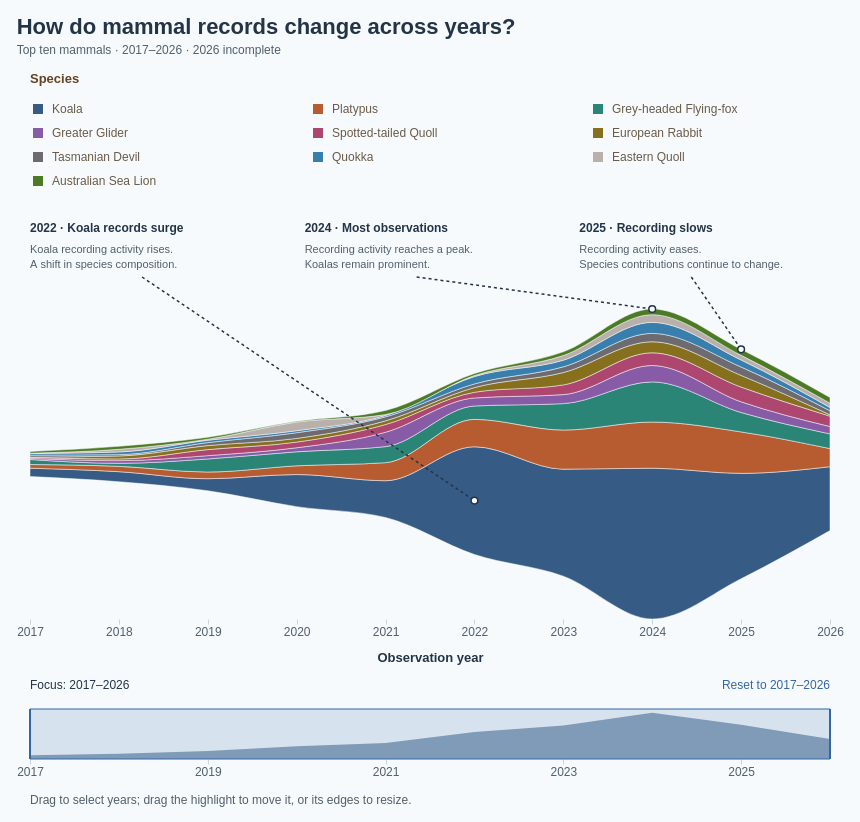

This figure's Vega-Lite source:
### Vega specification from a JSON file in a GitHub repository (floating-point values rounded to 4 significant figures)
{"$schema": "https://vega.github.io/schema/vega/v5.json", "description": "Streamgraph of wildlife observation composition in 2017–2026, showing the top ten species selected within the selected observation years, with 4,139 records in the displayed ten available years. Source: Dataset/observations-794195.csv. Species selected by observation count in the selected years; subspecies combined by the first two scientific-name components. Includes records without coordinates. Zero-count species-years retained. Annual counts use observation dates. A centered stack gives a streamgraph: band thickness represents observation count; vertical band position has no numeric meaning. Monotone interpolation smoothly connects the recorded annual values; curves between years are visual interpolation, not additional observations. Tooltip shares use the total of the displayed ten species in the given year. Hover or click bands or legend to highlight; click again, Clear highlight, or Escape clears selection. Counts reflect recording activity, not animal abundance. Drag outside the highlighted overview range to select years; drag the highlight to move the range, or drag either edge to resize it. Use Reset to restore 2017–2026. Legend totals cover the full period. Species colours match the ten-species palette in BumpChart.vg.json; species selection uses the selected years; annual counts and legend totals cover 2017–2026. Three in-chart annotations highlight the 2022 Koala increase, the 2024 annual-total peak, and the 2025 decline; anchors use the current centered stack and annotations hide when their year is outside the focus range. Uses the 10 most recent available observation years (2017–2026), including partial 2026.", "width": 800, "height": 400, "padding": 16, "background": "#f7fafc", "title": {"text": "How do mammal records change across years?", "subtitle": ["Top ten mammals · 2017–2026 · 2026 incomplete"], "anchor": "start", "font": "Arial", "fontSize": 22, "color": "#243447", "subtitleFont": "Arial", "subtitleFontSize": 12, "subtitleColor": "#52606d", "offset": 16, "subtitlePadding": 6, "subtitleLineHeight": 16, "fontWeight": "bold"}, "signals": [{"name": "pointerScale", "value": 1}, {"name": "pointerOffset", "value": 0}, {"name": "minYear", "value": 2017}, {"name": "maxYear", "value": 2026}, {"name": "brushDragStart", "value": {"year": 2017, "range": [2017, 2026]}, "on": [{"events": "@brushSelection:mousedown, @brushHandle0:mousedown, @brushHandle1:mousedown", "update": "{year: invert('overviewX', ((x() + pointerOffset) / pointerScale - pointerOffset)), range: slice(yearRange), mode: (yearRange[0] === minYear && yearRange[1] === maxYear) || event.shiftKey ? 'new' : 'move'}"}]}, {"name": "yearRange", "value": [2017, 2026], "on": [{"events": "@brushTarget:mousedown", "update": "[round(clamp(invert('overviewX', ((x() + pointerOffset) / pointerScale - pointerOffset)), minYear, maxYear)), round(clamp(invert('overviewX', ((x() + pointerOffset) / pointerScale - pointerOffset)), minYear, maxYear))]"}, {"events": "@brushSelection:mousedown", "update": "(yearRange[0] === minYear && yearRange[1] === maxYear) || event.shiftKey ? [round(clamp(invert('overviewX', ((x() + pointerOffset) / pointerScale - pointerOffset)), minYear, maxYear)), round(clamp(invert('overviewX', ((x() + pointerOffset) / pointerScale - pointerOffset)), minYear, maxYear))] : yearRange"}, {"events": "[@brushTarget:mousedown, window:mouseup] > window:mousemove!", "update": "[min(brushAnchor, round(clamp(invert('overviewX', ((x() + pointerOffset) / pointerScale - pointerOffset)), minYear, maxYear))), max(brushAnchor, round(clamp(invert('overviewX', ((x() + pointerOffset) / pointerScale - pointerOffset)), minYear, maxYear)))]"}, {"events": "[@brushSelection:mousedown, window:mouseup] > window:mousemove!", "update": "brushDragStart.mode === 'new' ? [min(round(brushDragStart.year), round(clamp(invert('overviewX', ((x() + pointerOffset) / pointerScale - pointerOffset)), minYear, maxYear))), max(round(brushDragStart.year), round(clamp(invert('overviewX', ((x() + pointerOffset) / pointerScale - pointerOffset)), minYear, maxYear)))] : [brushDragStart.range[0] + clamp(round(invert('overviewX', ((x() + pointerOffset) / pointerScale - pointerOffset)) - brushDragStart.year), minYear - brushDragStart.range[0], maxYear - brushDragStart.range[1]), brushDragStart.range[1] + clamp(round(invert('overviewX', ((x() + pointerOffset) / pointerScale - pointerOffset)) - brushDragStart.year), minYear - brushDragStart.range[0], maxYear - brushDragStart.range[1])]"}, {"events": "[@brushHandle0:mousedown, window:mouseup] > window:mousemove!", "update": "[round(clamp(invert('overviewX', ((x() + pointerOffset) / pointerScale - pointerOffset)), minYear, brushDragStart.range[1])), brushDragStart.range[1]]"}, {"events": "[@brushHandle1:mousedown, window:mouseup] > window:mousemove!", "update": "[brushDragStart.range[0], round(clamp(invert('overviewX', ((x() + pointerOffset) / pointerScale - pointerOffset)), brushDragStart.range[0], maxYear))]"}, {"events": "@resetYears:click", "update": "[minYear, maxYear]"}]}, {"name": "brushAnchor", "value": 2017, "on": [{"events": "@brushTarget:mousedown", "update": "round(clamp(invert('overviewX', ((x() + pointerOffset) / pointerScale - pointerOffset)), minYear, maxYear))"}]}, {"name": "hoveredSpecies", "value": null, "on": [{"events": "@speciesAreas:mouseover, @yearPoints:mouseover, @legendSymbols:mouseover, @legendLabels:mouseover", "update": "datum.species"}, {"events": "@speciesAreas:mouseout, @yearPoints:mouseout, @legendSymbols:mouseout, @legendLabels:mouseout", "update": "null"}]}, {"name": "selectedSpecies", "value": null, "on": [{"events": "@speciesAreas:click, @yearPoints:click, @legendSymbols:click, @legendLabels:click", "update": "selectedSpecies == datum.species ? null : datum.species"}, {"events": "window:keydown[event.key === 'Escape']", "update": "null"}]}, {"name": "activeSpecies", "update": "hoveredSpecies != null ? hoveredSpecies : selectedSpecies"}, {"name": "legendColumnWidth", "value": 280}, {"name": "legendSymbolSize", "value": 100}], "data": [{"name": "annualCounts", "values": [{"year": 2017, "species": "Koala", "count": 25, "order": 0}, {"year": 2017, "species": "Platypus", "count": 11, "order": 1}, {"year": 2017, "species": "Grey-headed Flying-fox", "count": 15, "order": 2}, {"year": 2017, "species": "Greater Glider", "count": 3, "order": 3}, {"year": 2017, "species": "Spotted-tailed Quoll", "count": 3, "order": 4}, {"year": 2017, "species": "European Rabbit", "count": 1, "order": 5}, {"year": 2017, "species": "Tasmanian Devil", "count": 6, "order": 6}, {"year": 2017, "species": "Quokka", "count": 5, "order": 7}, {"year": 2017, "species": "Eastern Quoll", "count": 1, "order": 8}, {"year": 2017, "species": "Australian Sea Lion", "count": 5, "order": 9}, {"year": 2018, "species": "Koala", "count": 30, "order": 0}, {"year": 2018, "species": "Platypus", "count": 16, "order": 1}, {"year": 2018, "species": "Grey-headed Flying-fox", "count": 9, "order": 2}, {"year": 2018, "species": "Greater Glider", "count": 8, "order": 3}, {"year": 2018, "species": "Spotted-tailed Quoll", "count": 5, "order": 4}, {"year": 2018, "species": "European Rabbit", "count": 9, "order": 5}, {"year": 2018, "species": "Tasmanian Devil", "count": 4, "order": 6}, {"year": 2018, "species": "Quokka", "count": 8, "order": 7}, {"year": 2018, "species": "Eastern Quoll", "count": 8, "order": 8}, {"year": 2018, "species": "Australian Sea Lion", "count": 9, "order": 9}, {"year": 2019, "species": "Koala", "count": 36, "order": 0}, {"year": 2019, "species": "Platypus", "count": 20, "order": 1}, {"year": 2019, "species": "Grey-headed Flying-fox", "count": 39, "order": 2}, {"year": 2019, "species": "Greater Glider", "count": 10, "order": 3}, {"year": 2019, "species": "Spotted-tailed Quoll", "count": 18, "order": 4}, {"year": 2019, "species": "European Rabbit", "count": 12, "order": 5}, {"year": 2019, "species": "Tasmanian Devil", "count": 9, "order": 6}, {"year": 2019, "species": "Quokka", "count": 7, "order": 7}, {"year": 2019, "species": "Eastern Quoll", "count": 3, "order": 8}, {"year": 2019, "species": "Australian Sea Lion", "count": 6, "order": 9}, {"year": 2020, "species": "Koala", "count": 96, "order": 0}, {"year": 2020, "species": "Platypus", "count": 26, "order": 1}, {"year": 2020, "species": "Grey-headed Flying-fox", "count": 42, "order": 2}, {"year": 2020, "species": "Greater Glider", "count": 12, "order": 3}, {"year": 2020, "species": "Spotted-tailed Quoll", "count": 17, "order": 4}, {"year": 2020, "species": "European Rabbit", "count": 11, "order": 5}, {"year": 2020, "species": "Tasmanian Devil", "count": 17, "order": 6}, {"year": 2020, "species": "Quokka", "count": 6, "order": 7}, {"year": 2020, "species": "Eastern Quoll", "count": 26, "order": 8}, {"year": 2020, "species": "Australian Sea Lion", "count": 2, "order": 9}, {"year": 2021, "species": "Koala", "count": 110, "order": 0}, {"year": 2021, "species": "Platypus", "count": 54, "order": 1}, {"year": 2021, "species": "Grey-headed Flying-fox", "count": 48, "order": 2}, {"year": 2021, "species": "Greater Glider", "count": 43, "order": 3}, {"year": 2021, "species": "Spotted-tailed Quoll", "count": 23, "order": 4}, {"year": 2021, "species": "European Rabbit", "count": 11, "order": 5}, {"year": 2021, "species": "Tasmanian Devil", "count": 12, "order": 6}, {"year": 2021, "species": "Quokka", "count": 4, "order": 7}, {"year": 2021, "species": "Eastern Quoll", "count": 3, "order": 8}, {"year": 2021, "species": "Australian Sea Lion", "count": 12, "order": 9}, {"year": 2022, "species": "Koala", "count": 322, "order": 0}, {"year": 2022, "species": "Platypus", "count": 82, "order": 1}, {"year": 2022, "species": "Grey-headed Flying-fox", "count": 40, "order": 2}, {"year": 2022, "species": "Greater Glider", "count": 24, "order": 3}, {"year": 2022, "species": "Spotted-tailed Quoll", "count": 17, "order": 4}, {"year": 2022, "species": "European Rabbit", "count": 14, "order": 5}, {"year": 2022, "species": "Tasmanian Devil", "count": 11, "order": 6}, {"year": 2022, "species": "Quokka", "count": 22, "order": 7}, {"year": 2022, "species": "Eastern Quoll", "count": 3, "order": 8}, {"year": 2022, "species": "Australian Sea Lion", "count": 6, "order": 9}, {"year": 2023, "species": "Koala", "count": 320, "order": 0}, {"year": 2023, "species": "Platypus", "count": 117, "order": 1}, {"year": 2023, "species": "Grey-headed Flying-fox", "count": 79, "order": 2}, {"year": 2023, "species": "Greater Glider", "count": 27, "order": 3}, {"year": 2023, "species": "Spotted-tailed Quoll", "count": 29, "order": 4}, {"year": 2023, "species": "European Rabbit", "count": 37, "order": 5}, {"year": 2023, "species": "Tasmanian Devil", "count": 17, "order": 6}, {"year": 2023, "species": "Quokka", "count": 20, "order": 7}, {"year": 2023, "species": "Eastern Quoll", "count": 14, "order": 8}, {"year": 2023, "species": "Australian Sea Lion", "count": 11, "order": 9}, {"year": 2024, "species": "Koala", "count": 451, "order": 0}, {"year": 2024, "species": "Platypus", "count": 138, "order": 1}, {"year": 2024, "species": "Grey-headed Flying-fox", "count": 120, "order": 2}, {"year": 2024, "species": "Greater Glider", "count": 49, "order": 3}, {"year": 2024, "species": "Spotted-tailed Quoll", "count": 38, "order": 4}, {"year": 2024, "species": "European Rabbit", "count": 33, "order": 5}, {"year": 2024, "species": "Tasmanian Devil", "count": 25, "order": 6}, {"year": 2024, "species": "Quokka", "count": 33, "order": 7}, {"year": 2024, "species": "Eastern Quoll", "count": 23, "order": 8}, {"year": 2024, "species": "Australian Sea Lion", "count": 17, "order": 9}, {"year": 2025, "species": "Koala", "count": 315, "order": 0}, {"year": 2025, "species": "Platypus", "count": 124, "order": 1}, {"year": 2025, "species": "Grey-headed Flying-fox", "count": 58, "order": 2}, {"year": 2025, "species": "Greater Glider", "count": 32, "order": 3}, {"year": 2025, "species": "Spotted-tailed Quoll", "count": 44, "order": 4}, {"year": 2025, "species": "European Rabbit", "count": 35, "order": 5}, {"year": 2025, "species": "Tasmanian Devil", "count": 25, "order": 6}, {"year": 2025, "species": "Quokka", "count": 21, "order": 7}, {"year": 2025, "species": "Eastern Quoll", "count": 14, "order": 8}, {"year": 2025, "species": "Australian Sea Lion", "count": 18, "order": 9}, {"year": 2026, "species": "Koala", "count": 191, "order": 0}, {"year": 2026, "species": "Platypus", "count": 54, "order": 1}, {"year": 2026, "species": "Grey-headed Flying-fox", "count": 44, "order": 2}, {"year": 2026, "species": "Greater Glider", "count": 22, "order": 3}, {"year": 2026, "species": "Spotted-tailed Quoll", "count": 31, "order": 4}, {"year": 2026, "species": "European Rabbit", "count": 4, "order": 5}, {"year": 2026, "species": "Tasmanian Devil", "count": 12, "order": 6}, {"year": 2026, "species": "Quokka", "count": 10, "order": 7}, {"year": 2026, "species": "Eastern Quoll", "count": 13, "order": 8}, {"year": 2026, "species": "Australian Sea Lion", "count": 17, "order": 9}]}, {"name": "legendEntries", "values": [{"species": "Koala", "order": 0, "total": 1896}, {"species": "Platypus", "order": 1, "total": 642}, {"species": "Grey-headed Flying-fox", "order": 2, "total": 494}, {"species": "Greater Glider", "order": 3, "total": 230}, {"species": "Spotted-tailed Quoll", "order": 4, "total": 225}, {"species": "European Rabbit", "order": 5, "total": 167}, {"species": "Tasmanian Devil", "order": 6, "total": 138}, {"species": "Quokka", "order": 7, "total": 136}, {"species": "Eastern Quoll", "order": 8, "total": 108}, {"species": "Australian Sea Lion", "order": 9, "total": 103}]}, {"name": "focusedCounts", "source": "annualCounts", "transform": [{"type": "filter", "expr": "datum.year >= yearRange[0] && datum.year <= yearRange[1]"}, {"type": "joinaggregate", "groupby": ["year"], "fields": ["count"], "ops": ["sum"], "as": ["yearTotal"]}, {"type": "stack", "groupby": ["year"], "field": "count", "sort": {"field": "order", "order": "ascending"}, "as": ["y0", "y1"], "offset": "center"}]}, {"name": "yearTotals", "source": "annualCounts", "transform": [{"type": "aggregate", "groupby": ["year"], "fields": ["count"], "ops": ["sum"], "as": ["total"]}]}, {"name": "insightAnnotations", "source": "focusedCounts", "transform": [{"type": "filter", "expr": "(datum.year == 2022 && datum.species == 'Koala') || ((datum.year == 2024 || datum.year == 2025) && datum.order == 9)"}, {"type": "formula", "expr": "datum.year == 2022 ? 0 : datum.year == 2024 ? width / 3 + 8 : 2 * width / 3 + 16", "as": "labelX"}, {"type": "formula", "expr": "datum.year == 2022 ? '2022 · Koala records surge' : datum.year == 2024 ? '2024 · Most observations' : '2025 · Recording slows'", "as": "heading"}, {"type": "formula", "expr": "datum.year == 2022 ? 'Koala recording activity rises.' : datum.year == 2024 ? 'Recording activity reaches a peak.' : 'Recording activity eases.'", "as": "detail"}, {"type": "formula", "expr": "datum.year == 2022 ? 'A shift in species composition.' : datum.year == 2024 ? 'Koalas remain prominent.' : 'Species contributions continue to change.'", "as": "detail2"}, {"type": "formula", "expr": "datum.year == 2022 ? (datum.y0 + datum.y1) / 2 : datum.y1", "as": "anchorY"}]}], "scales": [{"name": "x", "type": "linear", "domain": {"signal": "yearRange[0] === yearRange[1] ? [yearRange[0] - 0.5, yearRange[1] + 0.5] : yearRange"}, "range": "width", "zero": false, "nice": false}, {"name": "y", "type": "linear", "domain": {"data": "focusedCounts", "fields": ["y0", "y1"]}, "range": [{"signal": "height"}, 90], "zero": true, "nice": false}, {"name": "color", "type": "ordinal", "domain": ["Koala", "Platypus", "Grey-headed Flying-fox", "Greater Glider", "Spotted-tailed Quoll", "European Rabbit", "Quokka", "Tasmanian Devil", "Eastern Barred Bandicoot", "Numbat", "Australian Sea Lion", "Eastern Quoll"], "range": ["#365B85", "#B65C30", "#2A8576", "#885BA6", "#AD4770", "#86701D", "#397FAD", "#6D6B70", "#C17A24", "#5146A0", "#4D7A24", "#bab0ab"]}, {"name": "overviewX", "type": "linear", "domain": [2017, 2026], "range": "width", "zero": false}, {"name": "overviewY", "type": "linear", "domain": {"data": "yearTotals", "field": "total"}, "range": [{"signal": "height + 140"}, {"signal": "height + 90"}], "zero": true, "nice": true}], "axes": [{"scale": "x", "orient": "bottom", "title": "Observation year", "format": "d", "labelOverlap": true, "domain": false, "tickColor": "#c9d4df", "labelColor": "#52606d", "titleColor": "#243447", "titlePadding": 14, "tickCount": {"signal": "min(10, yearRange[1] - yearRange[0] + 1)"}, "tickMinStep": 1}, {"scale": "overviewX", "orient": "bottom", "offset": 140, "format": "d", "tickCount": 8, "labelOverlap": true, "title": null, "values": [2017, 2018, 2019, 2020, 2021, 2022, 2023, 2024, 2025, 2026], "domain": false, "tickColor": "#c9d4df", "labelColor": "#52606d"}], "marks": [{"name": "series", "type": "group", "from": {"facet": {"name": "seriesData", "data": "focusedCounts", "groupby": "species"}}, "marks": [{"name": "speciesAreas", "type": "area", "encode": {"update": {"x": {"scale": "x", "field": "year"}, "y": {"scale": "y", "field": "y1"}, "y2": {"scale": "y", "field": "y0"}, "fill": {"scale": "color", "field": "species"}, "fillOpacity": {"signal": "activeSpecies == null || activeSpecies == datum.species ? 1 : 0.16"}, "stroke": {"value": "#f7fafc"}, "strokeWidth": {"value": 0.5}, "cursor": {"value": "pointer"}, "tooltip": {"signal": "{'Species': datum.species, 'Year': datum.year, 'Observations': datum.count, 'Top 10 species in year': datum.yearTotal, 'Share of top 10 in year': datum.yearTotal ? format(datum.count / datum.yearTotal, '.1%') : 'No observations'}"}, "interpolate": {"value": "monotone"}, "description": {"signal": "datum.species + ', ' + datum.year + ': ' + datum.count + ' observations, ' + format(datum.count / datum.yearTotal, '.1%') + ' of the top ten species'"}}}, "from": {"data": "seriesData"}, "sort": {"field": "datum.year"}}]}, {"name": "yearPoints", "type": "symbol", "encode": {"update": {"x": {"scale": "x", "field": "year"}, "y": {"signal": "scale('y', (datum.y0 + datum.y1) / 2)"}, "size": {"value": 65}, "fill": {"scale": "color", "field": "species"}, "opacity": {"signal": "yearRange[0] == yearRange[1] ? (activeSpecies == null || activeSpecies == datum.species ? 1 : 0.16) : 0"}, "stroke": {"value": "#f7fafc"}, "strokeWidth": {"value": 1.5}, "cursor": {"value": "pointer"}, "tooltip": {"signal": "{'Species': datum.species, 'Year': datum.year, 'Observations': datum.count, 'Top 10 species in year': datum.yearTotal, 'Share of top 10 in year': datum.yearTotal ? format(datum.count / datum.yearTotal, '.1%') : 'No observations'}"}}}, "from": {"data": "focusedCounts"}}, {"name": "insightLeaders", "type": "rule", "interactive": false, "from": {"data": "insightAnnotations"}, "encode": {"update": {"x": {"signal": "datum.labelX + 112"}, "y": {"value": 58}, "x2": {"scale": "x", "field": "year"}, "y2": {"scale": "y", "field": "anchorY"}, "stroke": {"value": "#243447"}, "strokeWidth": {"value": 1.5}, "strokeDash": {"value": [3, 3]}, "opacity": {"value": 1}}}}, {"name": "insightAnchors", "type": "symbol", "interactive": false, "from": {"data": "insightAnnotations"}, "encode": {"update": {"x": {"scale": "x", "field": "year"}, "y": {"scale": "y", "field": "anchorY"}, "size": {"value": 45}, "fill": {"value": "#f7fafc"}, "stroke": {"value": "#243447"}, "strokeWidth": {"value": 1.5}}}}, {"name": "insightHeadings", "type": "text", "interactive": false, "from": {"data": "insightAnnotations"}, "encode": {"update": {"x": {"field": "labelX"}, "y": {"value": 4}, "baseline": {"value": "top"}, "text": {"field": "heading"}, "fontSize": {"value": 12}, "fontWeight": {"value": "bold"}, "fill": {"value": "#243447"}}}}, {"name": "insightDetails", "type": "text", "interactive": false, "from": {"data": "insightAnnotations"}, "encode": {"update": {"x": {"field": "labelX"}, "y": {"value": 25}, "baseline": {"value": "top"}, "text": {"field": "detail"}, "fontSize": {"value": 11}, "fill": {"value": "#52606d"}}}}, {"name": "insightDetailsSecondLine", "type": "text", "interactive": false, "from": {"data": "insightAnnotations"}, "encode": {"update": {"x": {"field": "labelX"}, "y": {"value": 40}, "baseline": {"value": "top"}, "text": {"field": "detail2"}, "fontSize": {"value": 11}, "fill": {"value": "#52606d"}}}}, {"name": "legendTitle", "type": "text", "encode": {"update": {"x": {"value": 0}, "y": {"value": -136}, "text": {"value": "Species"}, "fontWeight": {"value": "bold"}, "fill": {"value": "#634320"}, "fontSize": {"value": 13}, "font": {"value": "Arial"}}}, "interactive": false}, {"name": "legendSymbols", "type": "symbol", "encode": {"update": {"x": {"signal": "8 + (datum.order % 3) * legendColumnWidth"}, "y": {"signal": "-110 + floor(datum.order / 3) * 24"}, "shape": {"value": "square"}, "size": {"signal": "legendSymbolSize"}, "fill": {"scale": "color", "field": "species"}, "opacity": {"signal": "activeSpecies == null || activeSpecies == datum.species ? 1 : 0.16"}, "stroke": {"signal": "selectedSpecies == datum.species ? '#243447' : 'transparent'"}, "strokeWidth": {"value": 2}, "cursor": {"value": "pointer"}, "tooltip": {"signal": "{'Species': datum.species, 'Observations (2017–2026)': datum.total}"}}}, "from": {"data": "legendEntries"}}, {"name": "legendLabels", "type": "text", "encode": {"update": {"x": {"signal": "22 + (datum.order % 3) * legendColumnWidth"}, "y": {"signal": "-110 + floor(datum.order / 3) * 24"}, "baseline": {"value": "middle"}, "text": {"field": "species"}, "fontSize": {"value": 12}, "fill": {"value": "#6a5b49"}, "opacity": {"signal": "activeSpecies == null || activeSpecies == datum.species ? 1 : 0.16"}, "fontWeight": {"signal": "selectedSpecies == datum.species ? 'bold' : 'normal'"}, "cursor": {"value": "pointer"}, "font": {"value": "Arial"}}}, "from": {"data": "legendEntries"}}, {"name": "focusLabel", "type": "text", "encode": {"update": {"x": {"value": 0}, "y": {"signal": "height + 70"}, "text": {"signal": "'Focus: ' + yearRange[0] + '–' + yearRange[1]"}, "fontSize": {"value": 12}, "fill": {"value": "#243447"}}}, "interactive": false}, {"name": "overview", "type": "area", "encode": {"update": {"x": {"scale": "overviewX", "field": "year"}, "y": {"scale": "overviewY", "field": "total"}, "y2": {"signal": "height + 140"}, "fill": {"value": "#8fa6bb"}}}, "interactive": false, "sort": {"field": "datum.year"}, "from": {"data": "yearTotals"}}, {"name": "brushTarget", "type": "rect", "encode": {"update": {"x": {"value": 0}, "width": {"signal": "width"}, "y": {"signal": "height + 90"}, "height": {"value": 50}, "fill": {"value": "transparent"}, "cursor": {"value": "crosshair"}}}}, {"name": "brushSelection", "type": "rect", "encode": {"update": {"x": {"signal": "max(0, scale('overviewX', yearRange[0]) - (yearRange[0] === yearRange[1] ? 8 : 0))"}, "x2": {"signal": "min(width, scale('overviewX', yearRange[1]) + (yearRange[0] === yearRange[1] ? 8 : 0))"}, "y": {"signal": "height + 90"}, "y2": {"signal": "height + 140"}, "fill": {"value": "#3366a6"}, "fillOpacity": {"value": 0.16}, "stroke": {"value": "#3366a6"}, "cursor": {"signal": "yearRange[0] === minYear && yearRange[1] === maxYear ? 'crosshair' : 'move'"}}}, "interactive": true}, {"name": "brushEdge0", "type": "rule", "encode": {"update": {"x": {"signal": "scale('overviewX', yearRange[0])"}, "y": {"signal": "height + 90"}, "y2": {"signal": "height + 140"}, "stroke": {"value": "#3366a6"}, "strokeWidth": {"value": 2}}}, "interactive": false}, {"name": "brushEdge1", "type": "rule", "encode": {"update": {"x": {"signal": "scale('overviewX', yearRange[1])"}, "y": {"signal": "height + 90"}, "y2": {"signal": "height + 140"}, "stroke": {"value": "#3366a6"}, "strokeWidth": {"value": 2}}}, "interactive": false}, {"name": "brushHandle0", "type": "rect", "encode": {"update": {"x": {"signal": "scale('overviewX', yearRange[0]) - 5"}, "width": {"value": 10}, "y": {"signal": "height + 90"}, "height": {"value": 50}, "fill": {"value": "transparent"}, "cursor": {"value": "ew-resize"}}}}, {"name": "brushHandle1", "type": "rect", "encode": {"update": {"x": {"signal": "scale('overviewX', yearRange[1]) - 5"}, "width": {"value": 10}, "y": {"signal": "height + 90"}, "height": {"value": 50}, "fill": {"value": "transparent"}, "cursor": {"value": "ew-resize"}}}}, {"name": "resetYears", "type": "text", "encode": {"update": {"x": {"signal": "width"}, "y": {"signal": "height + 70"}, "text": {"value": "Reset to 2017–2026"}, "fill": {"value": "#3366a6"}, "fontSize": {"value": 12}, "cursor": {"value": "pointer"}, "align": {"value": "right"}, "baseline": {"value": "alphabetic"}}}}, {"name": "brushInstructions", "type": "text", "interactive": false, "encode": {"update": {"x": {"value": 0}, "y": {"signal": "height + 185"}, "text": {"value": "Drag to select years; drag the highlight to move it, or its edges to resize."}, "fontSize": {"value": 12}, "fill": {"value": "#52606d"}}}}], "config": {"text": {"font": "Arial"}, "axis": {"labelFont": "Arial", "titleFont": "Arial", "labelFontSize": 12, "titleFontSize": 13, "labelColor": "#52606d", "titleColor": "#243447", "titlePadding": 12, "domainColor": "#bac7d3", "tickColor": "#bac7d3"}, "legend": {"labelFont": "Arial", "titleFont": "Arial", "labelFontSize": 12, "titleFontSize": 13, "titleFontWeight": "bold", "labelColor": "#6a5b49", "titleColor": "#634320", "symbolType": "square", "symbolSize": 100, "rowPadding": 8, "columnPadding": 24, "labelOffset": 8}}, "usermeta": {"observationWindow": {"source": "Dataset/observations-794195.csv", "dateField": "observed_on", "years": [2017, 2018, 2019, 2020, 2021, 2022, 2023, 2024, 2025, 2026], "yearCount": 10, "includesPartialLatestYear": true}}}
